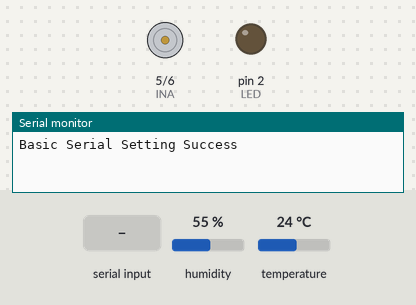
Bench run of a sketch on a simulated Arduino Uno, built with avr-gcc and run on an emulated ATmega328P. Parts: motor-driver pin pairs drawn as motors (green arrow = first pin HIGH = forward, orange = second pin HIGH = backward, longer = more drive), output pins drawn as LEDs (lit = HIGH), the last lines printed to the serial monitor. The inputs (shaded band) are chosen by the test bench; at power-on: humidity 55 %, temperature 24 °C.

Above: at 1.8 s.
1.9 s: "1" received over the second serial link
At 3.2 s:
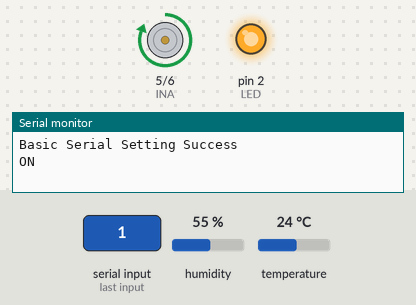
3.5 s: "0" received over the second serial link
At 4.6 s:
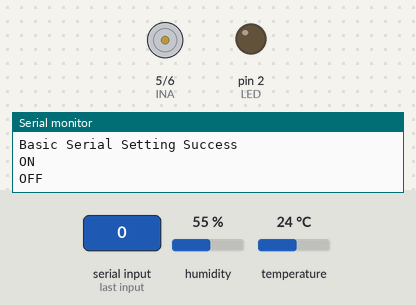
Timing chart, 0 to 6.5 s (numbered marks = the images above; inputs shaded):
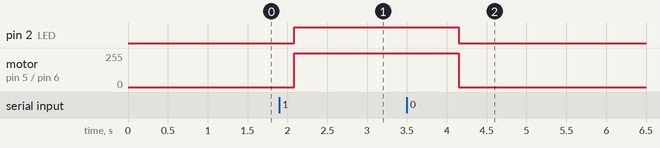

The sketch:

14th_AppJam.ino
```cpp
#include <SoftwareSerial.h>
#include <SimpleDHT.h>

#define BLETx 10
#define BLERx 11
#define INA 5
#define LED 2
#define INB 6
#define DHTPIN 8

SoftwareSerial BLESerial(BLETx, BLERx);
String onoff;
char a;
SimpleDHT11 dht11;

void setup() {
  BLESerial.begin(9600);
  Serial.begin(9600);
  pinMode(INA, OUTPUT);
  pinMode(INB, OUTPUT);
  pinMode(LED, OUTPUT);
  Serial.println("Basic Serial Setting Success");
}

void loop() {
  byte temperature = 0;
  byte humidity = 0;
  if(dht11.read(DHTPIN, &temperature, &humidity, NULL)){
    Serial.print("DHT Error");
  }
  if(BLESerial.available()){
    a = BLESerial.read();
    if(a == '1') {
      Serial.println("ON");
      digitalWrite(LED, HIGH);
      digitalWrite(INA, HIGH);
      digitalWrite(INB, LOW);
    }
    else if(a == '0') {
      Serial.println("OFF");
      digitalWrite(LED, LOW);
      digitalWrite(INA, LOW);
      digitalWrite(INB, LOW);
    }
  }
  int t = (int)temperature;
  int h = (int)humidity;
  BLESerial.print(t);
  BLESerial.print(",");
  BLESerial.println(h);
  delay(1000);
}
```

Measured:
- after the input at 1.9 s, pin 2 (LED): LOW → HIGH after 0.19 s; motor on pin 5 (INA) / pin 6 (INB): stopped → forward 255/255 after 0.19 s
- after the input at 3.5 s, pin 2 (LED): HIGH → LOW after 0.65 s; motor on pin 5 (INA) / pin 6 (INB): forward 255/255 → stopped after 0.65 s
